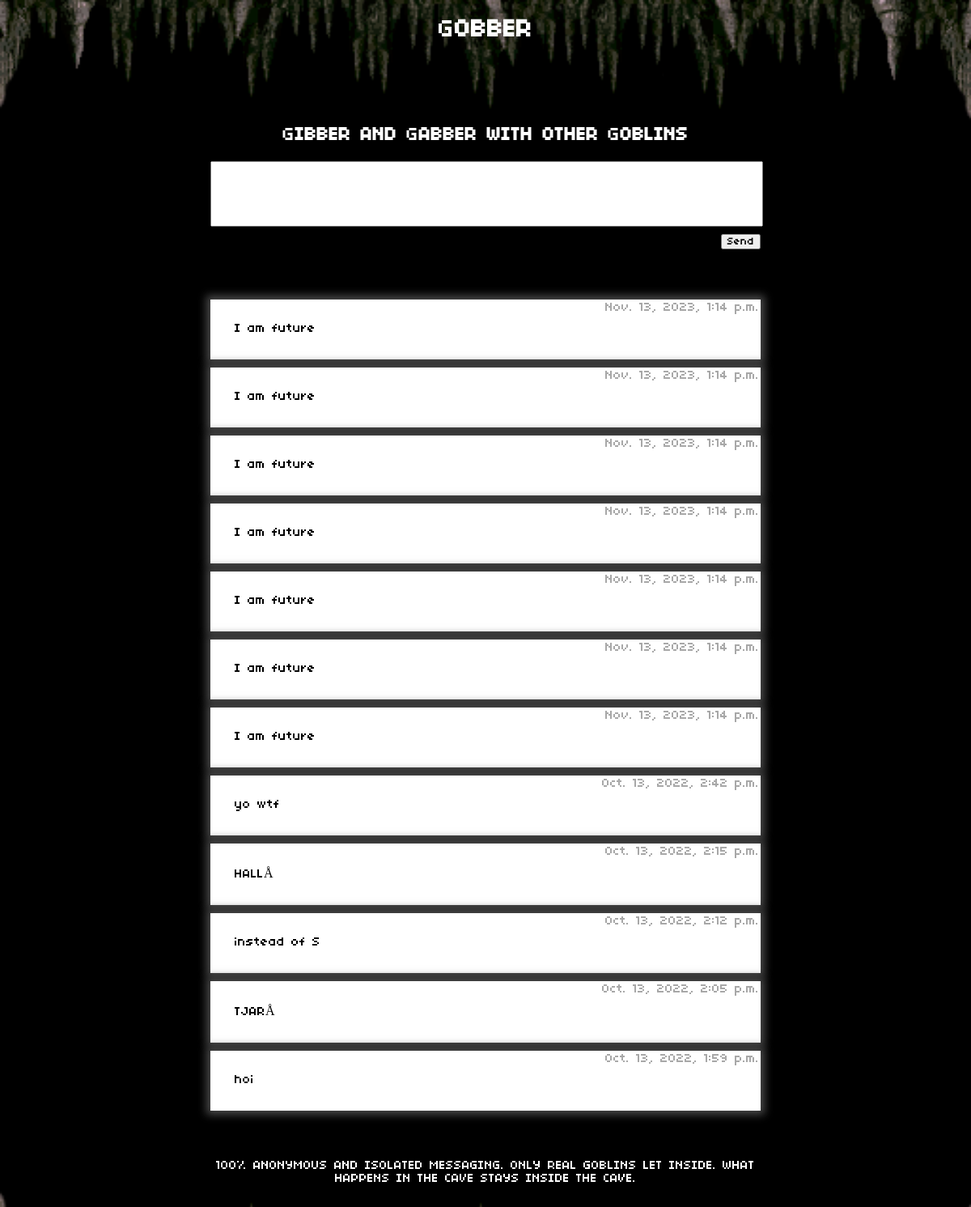
Page /gobber/chats/ (signed in) on the earlier database version.
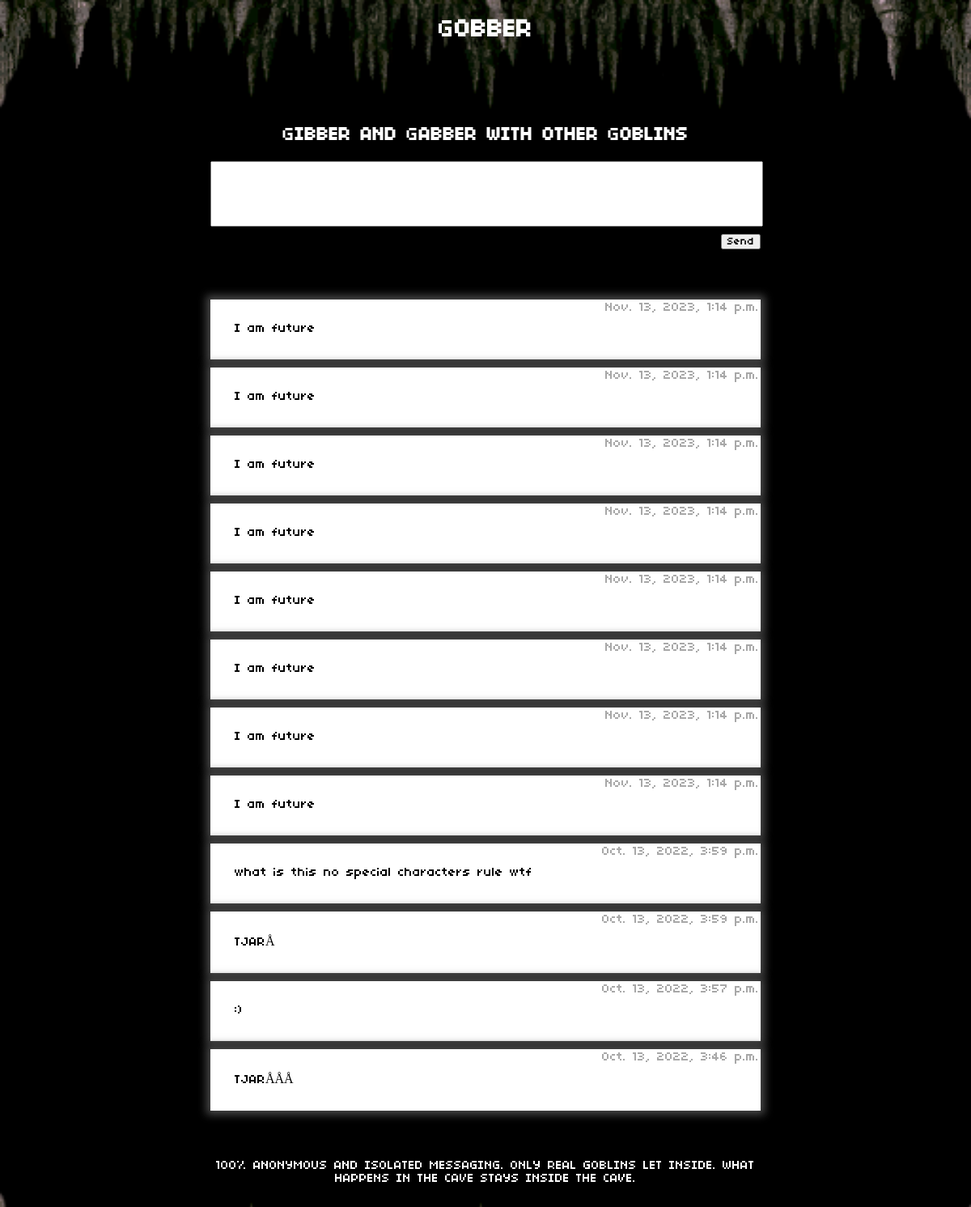
Same page on the later database version.
### gobber/models.py (models this page shows, shortened)
class Message(models.Model):
    message_text = models.CharField(max_length=300)
    pub_date = models.DateTimeField(auto_now=True)
    def was_published_recently(self):
        now = timezone.now()
        return now - datetime.timedelta(days=1) <= self.pub_date <= now
    was_published_recently.admin_order_field = 'pub_date'
    was_published_recently.boolean = True
    was_published_recently.short_description = 'Published recently?'

### gobber/views.py (the view)
# urls.py: path('chats/', views.chats, name='chats'),
def chats(request):
    access = request.session.get('access','False')
    if access == True:
        query = 'SELECT * FROM gobber_message ORDER BY pub_date DESC LIMIT 12'
        messageList = Message.objects.raw(query)
        if request.method == "POST":
            cursor = connection.cursor()
            form = MessageForm(request.POST)
            messageText = (Message(message_text=request.POST.get('message_text')))
            messageDate = timezone.now()
            query2 = "INSERT INTO gobber_message (message_text, pub_date) VALUES ('%s','%s')" % (messageText, messageDate)
            try:
                cursor.execute(query2)
            except:
                messages.error(request, "NO SPECIAL CHARACTERS ALLOWED")
            cursor.close()
            return HttpResponseRedirect(reverse('gobber:chats'))
        else:
            form = MessageForm()
        return render(request, 'gobber/chats.html', {'messageList':messageList,'form': form})
    else:
        return HttpResponseRedirect(reverse('gobber:access'))

### gobber/forms.py
class MessageForm(ModelForm):
    class Meta:
        model = Message
        fields = ['message_text']
        widgets = {
            'message_text': forms.Textarea(attrs={
                                                    'rows': 5,
                                                    })
        }
        labels = {
            'message_text': '',
        }

### gobber/templates/gobber/chats.html (shortened to what this page needs)
<!DOCTYPE html>
<html>
<head>
    {% load static %}
    <link rel="stylesheet" type="text/css" href="{% static 'gobber/chatStyle.css' %}">
</head>
<body class="background">
<div>
    <h1>GOBBER</h1>
</div>
<div class="leftSidebar">
</div>
<div class="rightSidebar">
</div>
<div class="chatField">
    <div class="chatMessageField">
        <h2>GIBBER AND GABBER WITH OTHER GOBLINS</h2>
        <form action="{% url 'gobber:chats' %}" method="post">
                {{ form }}
            <div class="chatButton">
                <input type="submit" value="Send">
            </div>
        </form>
    </div>
    <div class="messageField">
    </div>
    <div>
    {% if messageList %}
        <ul class="chatList">
        {% for message in messageList %}
            <div class = "chatBox">
                <li class="chatTime"> {{message.pub_date}} </li>
                <li class="chatMessage"><a> {{message.message_text}} </a></li>
            </div>
        {% endfor %}
        </ul>
    {% else %}
        <p>No chats are available.</p>
    {% endif %}
    </div>
    <div class="btwText">
        <p>100% ANONYMOUS AND ISOLATED MESSAGING. ONLY REAL GOBLINS LET INSIDE. WHAT HAPPENS IN THE CAVE STAYS INSIDE THE CAVE.</p>
    </div>
</div>
</body>
</html>

Differences in the rows shown:
no longer on this page (row unchanged): Message: pub_date "Oct. 13, 2022, 2:42 p.m.", message_text "yo wtf"
no longer on this page (row unchanged): Message: pub_date "Oct. 13, 2022, 2:15 p.m.", message_text "HALLÅ"
no longer on this page (row unchanged): Message: pub_date "Oct. 13, 2022, 2:12 p.m.", message_text "instead of S"
no longer on this page (row unchanged): Message: pub_date "Oct. 13, 2022, 2:05 p.m.", message_text "TJARÅ"
no longer on this page (row unchanged): Message: pub_date "Oct. 13, 2022, 1:59 p.m.", message_text "hoi"
added Message: pub_date "Nov. 13, 2023, 1:14 p.m.", message_text "I am future"
added Message: pub_date "Oct. 13, 2022, 3:59 p.m.", message_text "what is this no special characters rule wtf"
added Message: pub_date "Oct. 13, 2022, 3:59 p.m.", message_text "TJARÅ"
added Message: pub_date "Oct. 13, 2022, 3:57 p.m.", message_text ":)"
added Message: pub_date "Oct. 13, 2022, 3:46 p.m.", message_text "TJARÅÅÅ"
